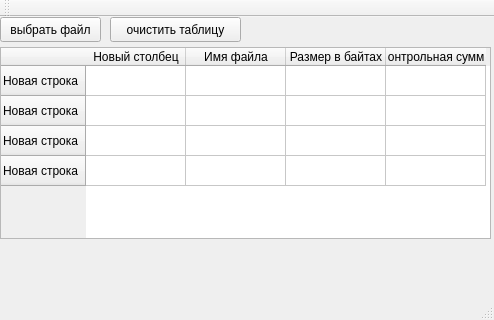
<?xml version="1.0" encoding="UTF-8"?>
<ui version="4.0">
 <class>MainWindow</class>
 <widget class="QMainWindow" name="MainWindow">
  <property name="geometry">
   <rect>
    <x>0</x>
    <y>0</y>
    <width>494</width>
    <height>320</height>
   </rect>
  </property>
  <property name="windowTitle">
   <string>MainWindow</string>
  </property>
  <widget class="QWidget" name="centralWidget">
   <widget class="QPushButton" name="pushButton">
    <property name="geometry">
     <rect>
      <x>0</x>
      <y>0</y>
      <width>101</width>
      <height>25</height>
     </rect>
    </property>
    <property name="text">
     <string>выбрать файл</string>
    </property>
   </widget>
   <widget class="QPushButton" name="pushButton_2">
    <property name="geometry">
     <rect>
      <x>110</x>
      <y>0</y>
      <width>131</width>
      <height>25</height>
     </rect>
    </property>
    <property name="text">
     <string>очистить таблицу</string>
    </property>
   </widget>
   <widget class="QTableWidget" name="tableWidget">
    <property name="geometry">
     <rect>
      <x>0</x>
      <y>30</y>
      <width>491</width>
      <height>192</height>
     </rect>
    </property>
    <row>
     <property name="text">
      <string>Новая строка</string>
     </property>
    </row>
    <row>
     <property name="text">
      <string>Новая строка</string>
     </property>
    </row>
    <row>
     <property name="text">
      <string>Новая строка</string>
     </property>
    </row>
    <row>
     <property name="text">
      <string>Новая строка</string>
     </property>
    </row>
    <column>
     <property name="text">
      <string>Новый столбец</string>
     </property>
    </column>
    <column>
     <property name="text">
      <string>Имя файла</string>
     </property>
    </column>
    <column>
     <property name="text">
      <string>Размер в байтах</string>
     </property>
    </column>
    <column>
     <property name="text">
      <string>Контрольная сумма</string>
     </property>
    </column>
   </widget>
  </widget>
  <widget class="QMenuBar" name="menuBar">
   <property name="geometry">
    <rect>
     <x>0</x>
     <y>0</y>
     <width>494</width>
     <height>22</height>
    </rect>
   </property>
  </widget>
  <widget class="QToolBar" name="mainToolBar">
   <attribute name="toolBarArea">
    <enum>TopToolBarArea</enum>
   </attribute>
   <attribute name="toolBarBreak">
    <bool>false</bool>
   </attribute>
  </widget>
  <widget class="QStatusBar" name="statusBar"/>
 </widget>
 <layoutdefault spacing="6" margin="11"/>
 <resources/>
 <connections/>
</ui>
